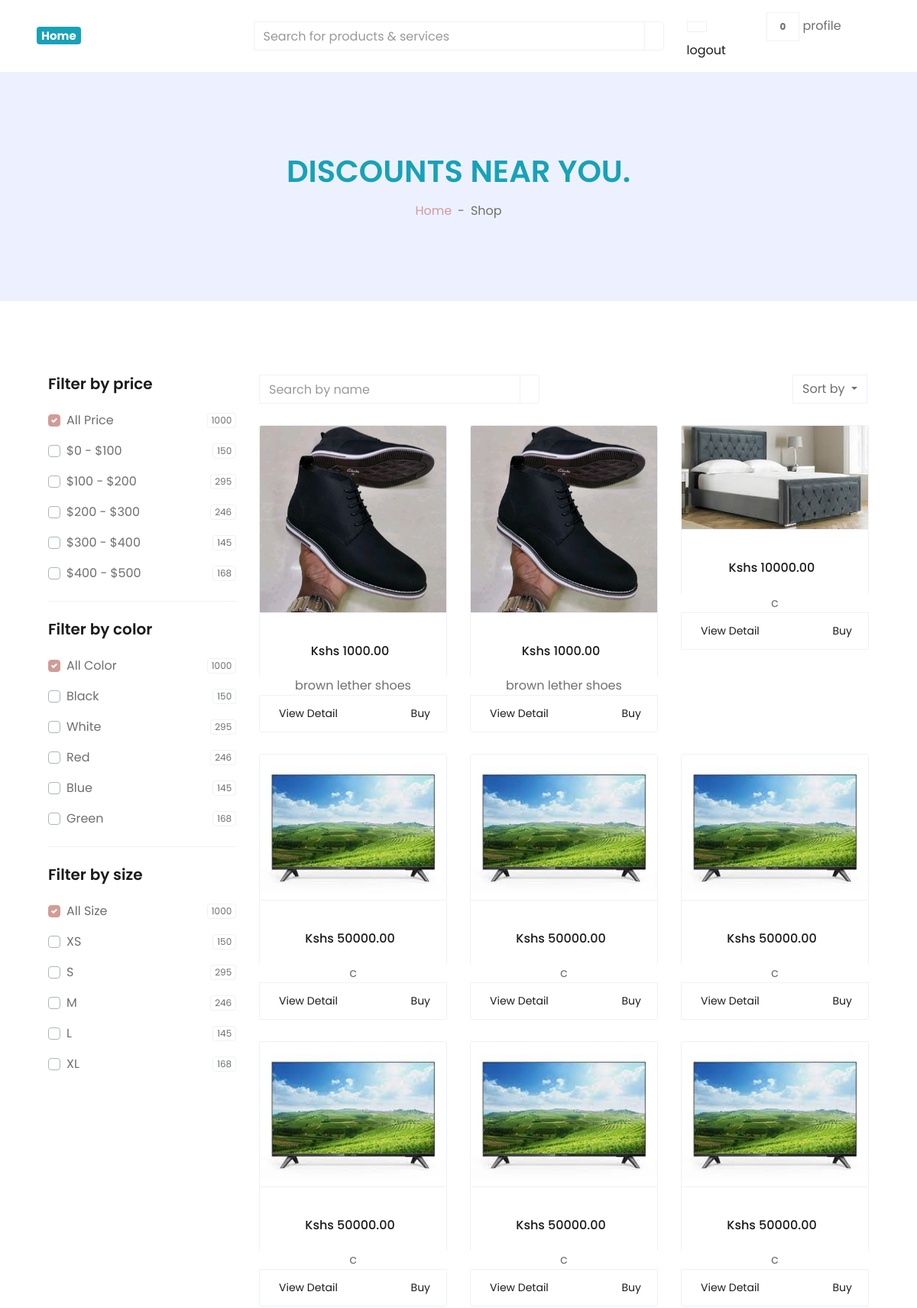
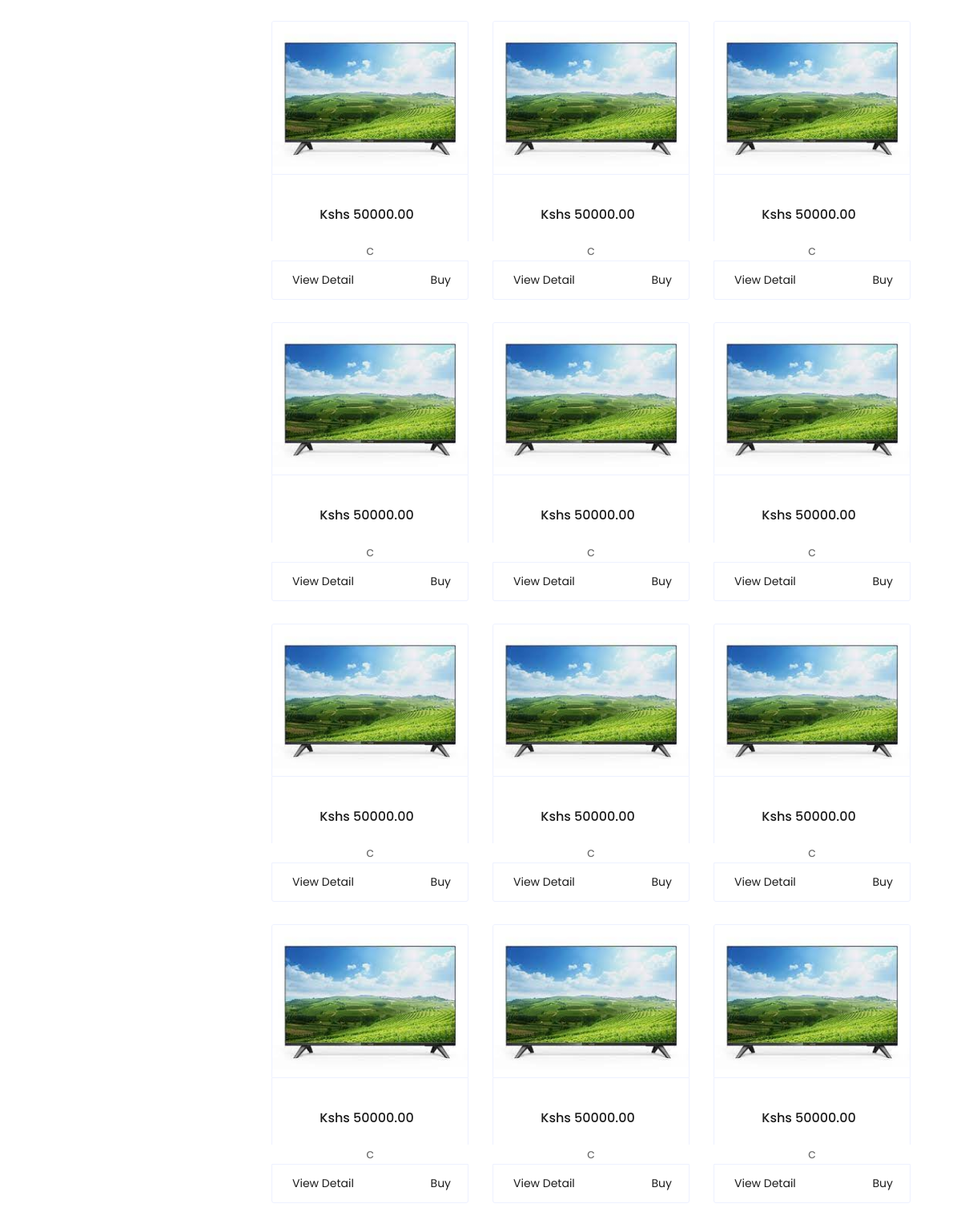
The page /product_discount/ (upper part) on the database its author committed (2 pictures, top to bottom).
### Service/models.py (models this page shows, shortened)
class DiscountProduct(models.Model):
    product = models.ForeignKey("Product",on_delete=models.CASCADE, related_name="pdiscounts")
    discount = models.IntegerField()
    quantity = models.IntegerField()
    duration = models.IntegerField()

class Product(models.Model):
    business = models.ForeignKey("Business",on_delete=models.CASCADE, null=True, related_name="products")
    name = models.CharField(max_length=200)
    charges = models.DecimalField(max_digits=10, decimal_places=2)
    quantity = models.PositiveIntegerField()
    images = models.FileField(upload_to="photo/Service", blank=True, null=True)
    video = models.FileField(upload_to="videos", blank=True, null=True)
    description = models.TextField(max_length=200)

### Service/views.py (the view)
# urls.py: path('product_discount/', product_discount, name='product_discount'),
def product_discount(request):
    user = request.user
    products = DiscountProduct.objects.all()
    return render(request, "customer_home/eshopper-1.0.0/pdiscounts.html", {'products':products})

### templates/customer_home/eshopper-1.0.0/pdiscounts.html (shortened to what this page needs)
<!DOCTYPE html>
{% extends './base.html' %}
    {% load static %}
    {% block main %}
    <div class="container-fluid bg-secondary mb-5">
        <div class="d-flex flex-column align-items-center justify-content-center" style="min-height: 300px">
            <h1 class="font-weight-semi-bold text-uppercase mb-3 text-info">Discounts near you.</h1>
            <div class="d-inline-flex">
                <p class="m-0"><a href="">Home</a></p>
                <p class="m-0 px-2">-</p>
                <p class="m-0">Shop</p>
            </div>
        </div>
    </div>
    <div class="container-fluid pt-5">
        <div class="row px-xl-5">
            <div class="col-lg-3 col-md-12">
                <div class="border-bottom mb-4 pb-4">
                    <h5 class="font-weight-semi-bold mb-4">Filter by price</h5>
                    <form>
                        <div class="custom-control custom-checkbox d-flex align-items-center justify-content-between mb-3">
                            <label class="custom-control-label" for="price-all">All Price</label>
                            <span class="badge border font-weight-normal">1000</span>
                        </div>
                        <div class="custom-control custom-checkbox d-flex align-items-center justify-content-between mb-3">
                            <label class="custom-control-label" for="price-1">$0 - $100</label>
                            <span class="badge border font-weight-normal">150</span>
                        </div>
                        <div class="custom-control custom-checkbox d-flex align-items-center justify-content-between mb-3">
                            <label class="custom-control-label" for="price-2">$100 - $200</label>
                            <span class="badge border font-weight-normal">295</span>
                        </div>
                        <div class="custom-control custom-checkbox d-flex align-items-center justify-content-between mb-3">
                            <label class="custom-control-label" for="price-3">$200 - $300</label>
                            <span class="badge border font-weight-normal">246</span>
                        </div>
                        <div class="custom-control custom-checkbox d-flex align-items-center justify-content-between mb-3">
                            <label class="custom-control-label" for="price-4">$300 - $400</label>
                            <span class="badge border font-weight-normal">145</span>
                        </div>
                        <div class="custom-control custom-checkbox d-flex align-items-center justify-content-between">
                            <label class="custom-control-label" for="price-5">$400 - $500</label>
                            <span class="badge border font-weight-normal">168</span>
                        </div>
                    </form>
                </div>
                <div class="border-bottom mb-4 pb-4">
                    <h5 class="font-weight-semi-bold mb-4">Filter by color</h5>
                    <form>
                        <div class="custom-control custom-checkbox d-flex align-items-center justify-content-between mb-3">
                            <label class="custom-control-label" for="price-all">All Color</label>
                            <span class="badge border font-weight-normal">1000</span>
                        </div>
                        <div class="custom-control custom-checkbox d-flex align-items-center justify-content-between mb-3">
                            <label class="custom-control-label" for="color-1">Black</label>
                            <span class="badge border font-weight-normal">150</span>
                        </div>
                        <div class="custom-control custom-checkbox d-flex align-items-center justify-content-between mb-3">
                            <label class="custom-control-label" for="color-2">White</label>
                            <span class="badge border font-weight-normal">295</span>
                        </div>
                        <div class="custom-control custom-checkbox d-flex align-items-center justify-content-between mb-3">
                            <label class="custom-control-label" for="color-3">Red</label>
                            <span class="badge border font-weight-normal">246</span>
                        </div>
                        <div class="custom-control custom-checkbox d-flex align-items-center justify-content-between mb-3">
                            <label class="custom-control-label" for="color-4">Blue</label>
                            <span class="badge border font-weight-normal">145</span>
                        </div>
                        <div class="custom-control custom-checkbox d-flex align-items-center justify-content-between">
                            <label class="custom-control-label" for="color-5">Green</label>
                            <span class="badge border font-weight-normal">168</span>
                        </div>
                    </form>
                </div>
                <div class="mb-5">
                    <h5 class="font-weight-semi-bold mb-4">Filter by size</h5>
                    <form>
                        <div class="custom-control custom-checkbox d-flex align-items-center justify-content-between mb-3">
                            <label class="custom-control-label" for="size-all">All Size</label>
                            <span class="badge border font-weight-normal">1000</span>
                        </div>
                        <div class="custom-control custom-checkbox d-flex align-items-center justify-content-between mb-3">
                            <label class="custom-control-label" for="size-1">XS</label>
                            <span class="badge border font-weight-normal">150</span>
                        </div>
                        <div class="custom-control custom-checkbox d-flex align-items-center justify-content-between mb-3">
                            <label class="custom-control-label" for="size-2">S</label>
                            <span class="badge border font-weight-normal">295</span>
                        </div>
                        <div class="custom-control custom-checkbox d-flex align-items-center justify-content-between mb-3">
                            <label class="custom-control-label" for="size-3">M</label>
                            <span class="badge border font-weight-normal">246</span>
                        </div>
                        <div class="custom-control custom-checkbox d-flex align-items-center justify-content-between mb-3">
                            <label class="custom-control-label" for="size-4">L</label>
                            <span class="badge border font-weight-normal">145</span>
                        </div>
                        <div class="custom-control custom-checkbox d-flex align-items-center justify-content-between">
                            <label class="custom-control-label" for="size-5">XL</label>
                            <span class="badge border font-weight-normal">168</span>
                        </div>
                    </form>
                </div>
            </div>
            <div class="col-lg-9 col-md-12">
                <div class="row pb-3">
                    <div class="col-12 pb-1">
                        <div class="d-flex align-items-center justify-content-between mb-4">
                            <form action="">
                                <div class="input-group">
                                    <input type="text" class="form-control" placeholder="Search by name">
                                    <div class="input-group-append">
                                        <span class="input-group-text bg-transparent text-primary">
                                        </span>
                                    </div>
                                </div>
                            </form>
                            <div class="dropdown ml-4">
                                <button class="btn border dropdown-toggle" type="button" id="triggerId" data-toggle="dropdown" aria-haspopup="true"
                                        aria-expanded="false">
                                            Sort by
                                        </button>
                            </div>
                        </div>
                    </div>
                    {% for p in products %}
                    <div class="col-lg-4 col-md-6 col-sm-12 pb-1">
                        <div class="card product-item border-0 mb-4">
                            <div class="card-header product-img position-relative overflow-hidden bg-transparent border p-0">
                                <img class="img-fluid w-100" src={% static p.product.images %} alt="">
                            </div>
                            <div class="card-body border-left border-right text-center p-0 pt-4 pb-3">
                                <div class="d-flex justify-content-center">
                                    <h6>Kshs {{ p.product.charges }}</h6><h6 class="text-muted ml-2"></h6>
                                </div>
                            </div>
                            <center>{{ p.product.description }}</center>
                            <div class="card-footer d-flex justify-content-between bg-light border">
                                <a href="{% url 'product_detail' p.id %}" class="btn btn-sm text-dark p-0">View Detail</a>
                                <a href="{% url 'stk_push_success' %}" class="btn btn-sm text-dark p-0">Buy</a>
                            </div>
                        </div>
                    </div>
                    {% endfor %}
                </div>
            </div>
        </div>
    </div>
    {% endblock main %}

### templates/customer_home/eshopper-1.0.0/base.html (style rules this page uses)
.dropdown { position: relative; display: inline-block; width: 100px; }
a { text-decoration: none; }

### rows shown on the page
DiscountProduct: product.images (picture), product.charges "1000.00", product.description "brown lether shoes"
DiscountProduct: product.images (picture), product.charges "1000.00", product.description "brown lether shoes"
DiscountProduct: product.images (picture), product.charges "10000.00", product.description "c"
DiscountProduct: product.images (picture), product.charges "50000.00", product.description "c"
DiscountProduct: product.images (picture), product.charges "50000.00", product.description "c"
DiscountProduct: product.images (picture), product.charges "50000.00", product.description "c"
DiscountProduct: product.images (picture), product.charges "50000.00", product.description "c"
DiscountProduct: product.images (picture), product.charges "50000.00", product.description "c"
DiscountProduct: product.images (picture), product.charges "50000.00", product.description "c"
DiscountProduct: product.images (picture), product.charges "50000.00", product.description "c"
DiscountProduct: product.images (picture), product.charges "50000.00", product.description "c"
DiscountProduct: product.images (picture), product.charges "50000.00", product.description "c"
DiscountProduct: product.images (picture), product.charges "50000.00", product.description "c"
DiscountProduct: product.images (picture), product.charges "50000.00", product.description "c"
DiscountProduct: product.images (picture), product.charges "50000.00", product.description "c"
DiscountProduct: product.images (picture), product.charges "50000.00", product.description "c"
DiscountProduct: product.images (picture), product.charges "50000.00", product.description "c"
DiscountProduct: product.images (picture), product.charges "50000.00", product.description "c"
DiscountProduct: product.images (picture), product.charges "50000.00", product.description "c"
DiscountProduct: product.images (picture), product.charges "50000.00", product.description "c"
DiscountProduct: product.images (picture), product.charges "50000.00", product.description "c"
